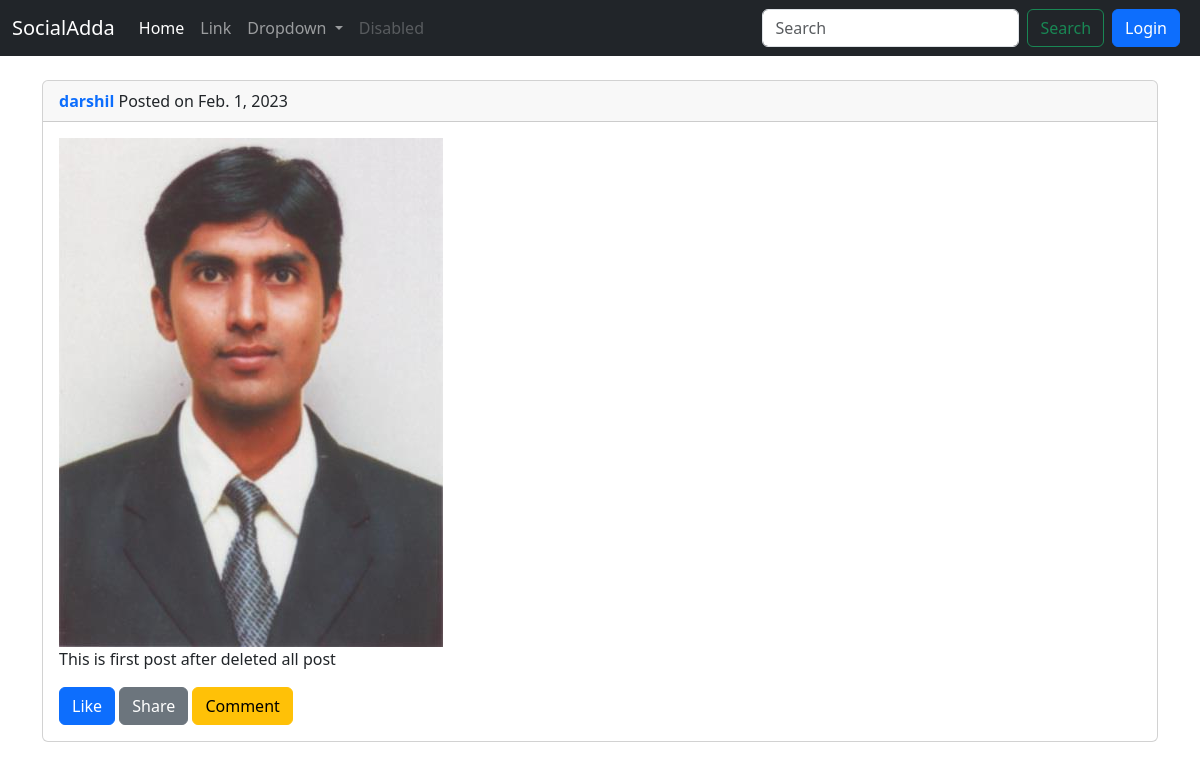
The page /user/ on the database its author committed.
### user/models.py (models this page shows, shortened)
class Post(models.Model):
	user=models.ForeignKey(User,on_delete=models.CASCADE)
	image=models.ImageField()
	caption=models.TextField()
	date=models.DateField(auto_now_add=True,null=True)

### user/views.py (the view, shortened to what this page needs)
# urls.py: 2. Add a URL to urlpatterns:  path('', views.home, name='home')
def home(request):
	allPost=Post.objects.all()
	data={
		'posts':allPost
	}
	return render(request,'user/feed.html',data)

### templates/user/feed.html (shortened to what this page needs)
{% extends 'base.html' %}
{% block body %}
	{% for i in posts  %}
	<div class="container">
		<div class="card my-4" >
		  <div class="card-header">
				<a href="{{i.user}}" style="text-decoration:none;"><strong>{{i.user}}</strong></a>	Posted on {{i.date}}
		  </div>
		  <div class="card-body">
			<img src={{i.image.url}} class="img-fluid"/>
			<p class="card-text">{{i.caption}}</p>
			<div class="col">
				<a href="#" class="btn btn-primary">Like</a>
				<a href="#" class="btn btn-secondary">Share</a>
				<a href="#" class="btn btn-warning">Comment</a>
			</div>
		  </div>
		</div>
	</div>
	{% endfor %}
{% endblock body %}

### rows shown on the page
Post: user "darshil", date "Feb. 1, 2023", image (picture), caption "This is first post after deleted all post"
